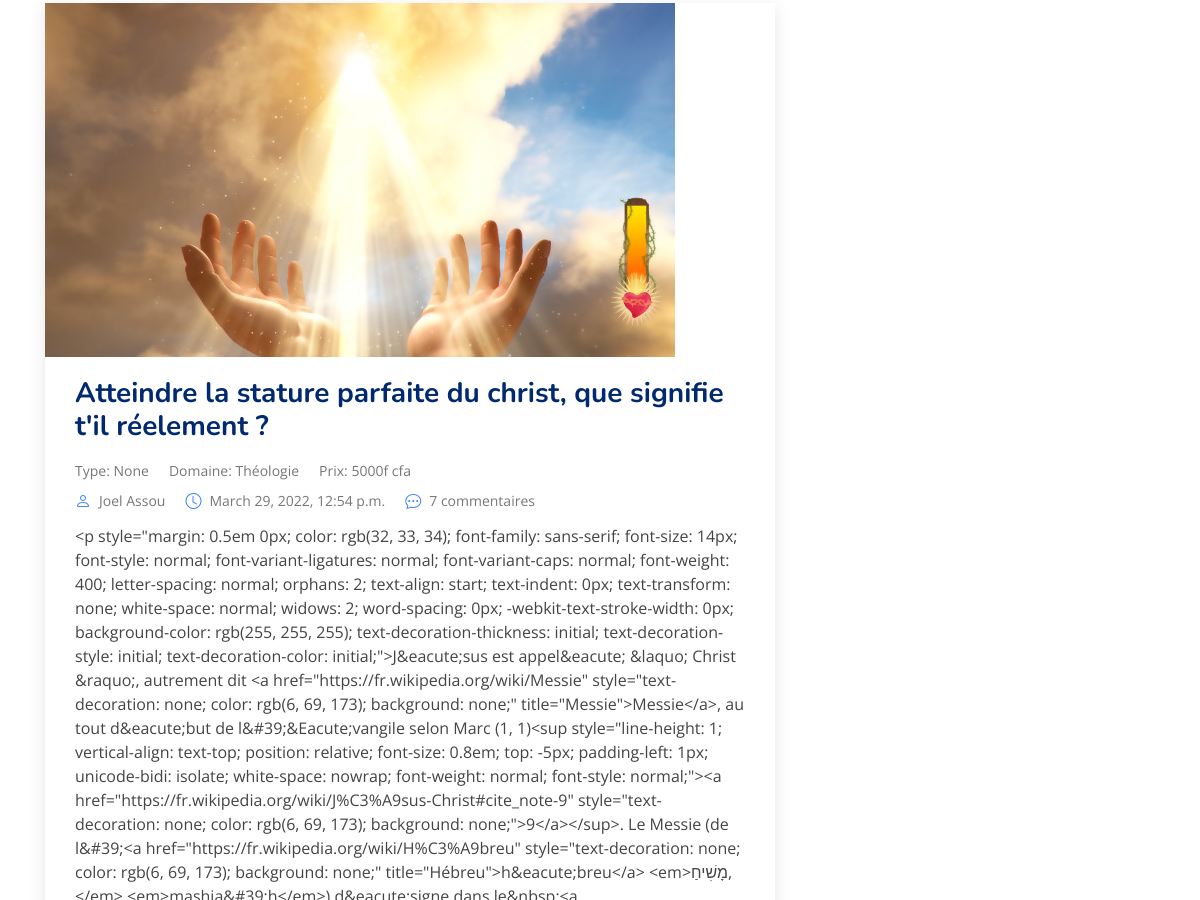
Before: / (middle part) with the older database file.
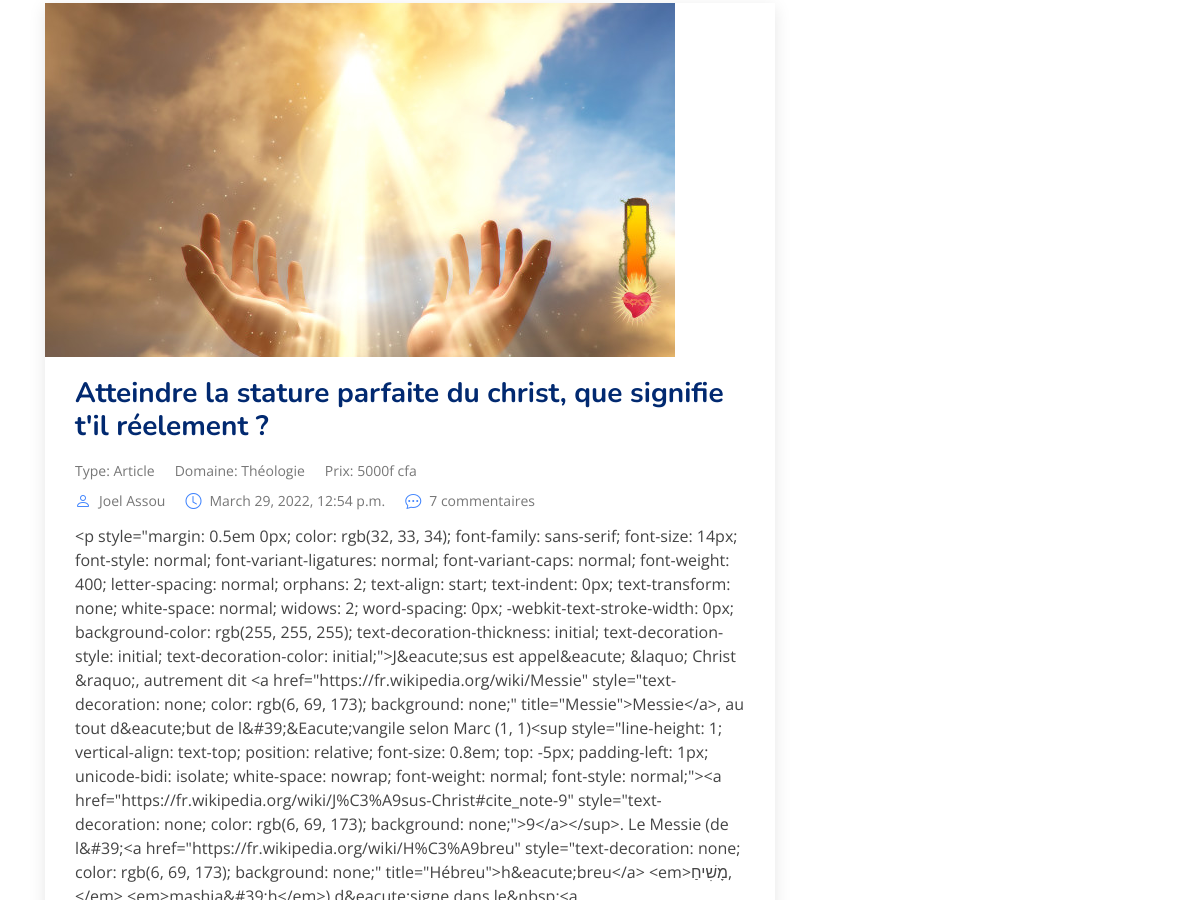
After: the same page with the newer database file.
### main/models/article.py (models this page shows, shortened)
class Article(models.Model):
    option =(
        ('Thèse', 'Thèse'),
        ('Mémoire', 'Mémoire'),
        ('Rapport de stage', 'Rapport de stage'),
        ('Document de synthèse', 'Document de synthèse'),
        ('Article', 'Article'),
        ('Livre', 'Livre'),
    )
    class Meta:
        ordering = ["-publish_date"]
        get_latest_by = "publish_date"
    title = models.CharField(max_length=300, unique=True)
    subtitle = models.CharField(max_length=255, blank=True)
    slug = models.SlugField(max_length=300, unique=True)
    contenu = FroalaField()
    couverture = models.ImageField(upload_to='files/couverture')
    auteur = models.ForeignKey(Auteur, null=True , on_delete=models.CASCADE)
    domaine = models.CharField(max_length=50)
    type = models.CharField(max_length=100, choices=option, null=True)
    resource = models.FileField(upload_to="files/resource")
    discount = models.IntegerField(null=False, default=0)
    price = models.IntegerField(null=False)
    is_draft = models.BooleanField(default=True)
    active = models.BooleanField(default=False)
    date_created = models.DateTimeField(auto_now_add=True)
    date_modified = models.DateTimeField(auto_now=True)
    publish_date = models.DateTimeField(auto_now_add=True)

### account/models.py (models this page shows)
class Auteur(models.Model):
    user = models.OneToOneField(User, on_delete=models.CASCADE)
    niveau_etude = models.CharField(max_length=50)
    faculte = models.CharField(max_length=50)
    annee_graduation = models.DateField()
    tel = models.CharField(max_length=8)
    website = models.URLField(max_length=200, blank=True)
    bio = models.CharField(max_length=1000, blank=True)
    token = models.CharField(max_length=100)
    image = models.ImageField(default="profile2.png", null=True, blank=True, upload_to='files/profic_pic')
    def __str__(self):
        return self.user.get_full_name()

### main/views/homepage.py (the view)
# urls.py: path('', HomePage, name='accueil'),
def HomePage(request):
    article = Article.objects.filter(active=True, is_draft=False,)
    category = Categorie.objects.all()
    context = {'article':article, 'category':category}
    return render(request, template_name = "main_base.html", context=context)

### main/templatetags/article_custom_tags.py (called while the page is built)
@register.filter
def cfa(price):
    return f'{price}f cfa'

### main/templates/main_base.html (shortened to what this page needs)
{% load static %}
{% load article_custom_tags %}
<!DOCTYPE html>
<html lang="en">
<head>
  <link href="{% static 'main/assets/vendor/bootstrap/css/bootstrap.min.css' %}" rel="stylesheet">
  <link href="{% static 'main/assets/vendor/bootstrap-icons/bootstrap-icons.css' %}" rel="stylesheet">
  <link href="{% static 'main/assets/vendor/aos/aos.css' %}" rel="stylesheet">
  <link href="{% static 'main/assets/vendor/remixicon/remixicon.css' %}" rel="stylesheet">
  <link href="{% static 'main/assets/vendor/swiper/swiper-bundle.min.css' %}" rel="stylesheet">
  <link href="{% static 'main/assets/vendor/glightbox/css/glightbox.min.css' %}" rel="stylesheet">
  <link rel="stylesheet" href="{% static '/assets/fonts/feather/css/feather.css' %}">
  <link rel="stylesheet" type="text/css" href="https://stackpath.bootstrapcdn.com/bootstrap/4.3.1/css/bootstrap.min.css"
>
  <link rel="stylesheet" href="https://cdnjs.cloudflare.com/ajax/libs/font-awesome/4.7.0/css/font-awesome.min.css">
  <link href="{% static 'main/assets/css/style.css' %}" rel="stylesheet">
  <link href="{% static 'main/assets/css/rating.css' %}" rel="stylesheet">
</head>
<body>
  {% block content %}
  <main id="main">
    <section id="blog" class="blog">
      <div class="container" data-aos="fade-up">
        <div class="row">
          <div class="col-lg-8 entries">
            {% for a in article %}
            <article class="entry">
              <div class="entry-img">
                <img src="{{a.couverture.url}}" alt="" class="img-fluid">
              </div>
              <h2 class="entry-title">
                <a href="/article/{{a.slug}}">{{a.title}}</a>
              </h2>
              <div class="entry-meta">
                <ul>
                  <li class="d-flex align-items-center"><a href="blog-single.html">Type: {{a.type}}</a></li>
                  <li class="d-flex align-items-center"><a href="blog-single.html">Domaine: {{a.domaine}}</a></li>
                  <li class="d-flex align-items-center"> <a href="blog-single.html">Prix: {{a.price|cfa}}</a></li>
                </ul>
              </div>
              <div class="entry-meta">
                <ul>
                  <li class="d-flex align-items-center"><i class="bi bi-person"></i> <a href="blog-single.html">{{a.auteur}}</a></li>
                  <li class="d-flex align-items-center"><i class="bi bi-clock"></i> <a href="blog-single.html"><time datetime="2020-01-01">{{a.publish_date}}</time></a></li>
                  <li class="d-flex align-items-center"><i class="bi bi-chat-dots"></i> <a href="blog-single.html">{{a.comment_set.all.count}} commentaires</a></li>
                </ul>
              </div>
              <div class="entry-content">
                <p>
                </p>
              </div>
            </article>
            {% endfor %}
          </div>
          <div class="col-lg-4">
          </div>
        </div>
      </div>
    </section>
  </main>
  {% endblock %}
</body>
</html>

Changed rows visible on the page:
changed Article "Atteindre la stature parfaite du christ, que signifie t'il réelement ?": type "None" → "Article"
